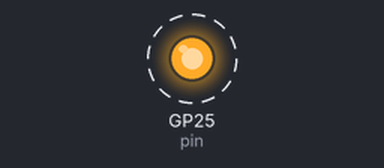
Bench run of a program on a simulated Raspberry Pi Pico running MicroPython. Parts: output pins drawn as LEDs (lit = HIGH). Dashed ring = blinking.

Above: at 0.5 s.
Timing chart, 0 to 4.6 s (numbered marks = the images above):
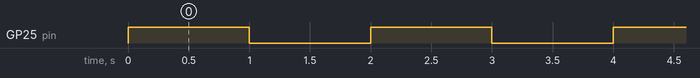

The program:

main.py
```python
# Blinks the Pico W's onboard LED by toggling the LED pin every second.
#
# Full tutorial: https://shillehtek.com/blogs/news/raspberry-pi-pico-w-micropico-vscode-setup
# Parts used: https://shillehtek.com/products/raspberry-pi-pico-2w-presoldered-headers
# More examples: https://github.com/shillehbean/shillehtek-examples
#

from machine import Pin
from time import sleep

pin = Pin("LED", Pin.OUT)

while True:
    pin.toggle()
    sleep(1)
```

Measured:
- by itself, GP25 (pin): alternates HIGH for 1.0 s and LOW for 1.0 s
